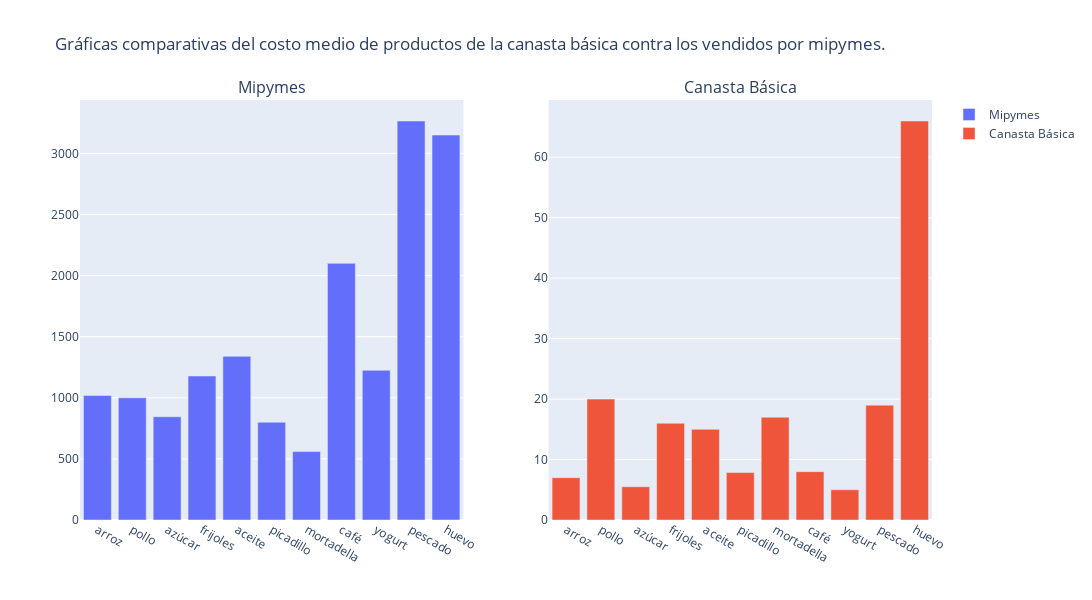

Notebook code for this chart:
### Markdown cell above
Como debe vió el salario de un Cuba de a pie no alcanza para adquir todo lo necesario para vivir de manera digna, principalmente cuando se refiere a alimentos, que aunque el gobierno cubano ofrezca a los cubanos una libreta de abastecimiento para adquirir productos de priera necesidad, estos son escasos y en la mayoría de los también tardan en llegar a las bodegas o vienen en partes por problemas con el combustible y abastecimiento de los álmacenes, por lo que la mayoría de los cubanos deben requeririr a las mipymes para adquirir dichos productos, lo cuál implica que los precios de estos productos de estos sean altos por la demanda y por el precio del dólar , anteriormente mencionado. Por lo cual en la siguiente gráfica se puede ver que los precios de los productos de la canasta básica son casi invisibles al lado de los productos de las mipymes que coinciden con los de la bodega o contienen algún ingrediente de estos productos .

### Code cell
code.canasta_vs_pymes()

### Figure 1 — Plotly figure (JSON) as saved in the notebook; plotly's stock layout.template omitted (floating-point values rounded to 4 significant figures)
{"data": [{"name": "Mipymes", "type": "bar", "x": ["arroz", "pollo", "azúcar", "frijoles", "aceite", "picadillo", "mortadella", "café", "yogurt", "pescado", "huevo"], "xaxis": "x", "y": [1019.0, 1000, 844.8, 1178.0, 1339.0, 800, 560, 2100, 1225, 3265, 3150], "yaxis": "y"}, {"name": "Canasta Básica", "type": "bar", "x": ["arroz", "pollo", "azúcar", "frijoles", "aceite", "picadillo", "mortadella", "café", "yogurt", "pescado", "huevo"], "xaxis": "x2", "y": [7, 20, 5.5, 16, 15, 7.85, 17, 8, 5, 19, 66], "yaxis": "y2"}], "layout": {"annotations": [{"font": {"size": 16}, "showarrow": false, "text": "Mipymes", "x": 0.225, "xanchor": "center", "xref": "paper", "y": 1, "yanchor": "bottom", "yref": "paper"}, {"font": {"size": 16}, "showarrow": false, "text": "Canasta Básica", "x": 0.775, "xanchor": "center", "xref": "paper", "y": 1, "yanchor": "bottom", "yref": "paper"}], "height": 600, "title": {"text": "Gráficas comparativas del costo medio de productos de la canasta básica contra los vendidos por mipymes."}, "width": 1200, "xaxis": {"anchor": "y", "domain": [0, 0.45], "tickangle": 30, "ticktext": ["arroz", "pollo", "azúcar", "frijoles", "aceite", "picadillo", "mortadella", "café", "yogurt", "pescado", "huevo"], "tickvals": [0, 1, 2, 3, 4, 5, 6, 7, 8, 9, 10]}, "xaxis2": {"anchor": "y2", "domain": [0.55, 1], "tickangle": 30, "ticktext": ["arroz", "pollo", "azúcar", "frijoles", "aceite", "picadillo", "mortadella", "café", "yogurt", "pescado", "huevo"], "tickvals": [0, 1, 2, 3, 4, 5, 6, 7, 8, 9, 10]}, "yaxis": {"anchor": "x", "domain": [0, 1]}, "yaxis2": {"anchor": "x2", "domain": [0, 1]}}}
